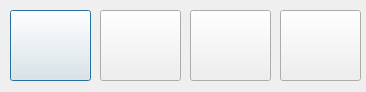
<?xml version="1.0" encoding="UTF-8"?>
<ui version="4.0">
 <class>Media</class>
 <widget class="QDialog" name="Media">
  <property name="geometry">
   <rect>
    <x>0</x>
    <y>0</y>
    <width>366</width>
    <height>92</height>
   </rect>
  </property>
  <property name="minimumSize">
   <size>
    <width>366</width>
    <height>92</height>
   </size>
  </property>
  <property name="maximumSize">
   <size>
    <width>366</width>
    <height>92</height>
   </size>
  </property>
  <property name="windowTitle">
   <string>Oficjalne Media</string>
  </property>
  <widget class="QPushButton" name="pushButton">
   <property name="geometry">
    <rect>
     <x>10</x>
     <y>10</y>
     <width>81</width>
     <height>71</height>
    </rect>
   </property>
   <property name="text">
    <string/>
   </property>
   <property name="icon">
    <iconset resource="Zdjecia.qrc">
     <normaloff>:/new/prefix1/Zdjecia/f164.png</normaloff>:/new/prefix1/Zdjecia/f164.png</iconset>
   </property>
   <property name="iconSize">
    <size>
     <width>64</width>
     <height>64</height>
    </size>
   </property>
  </widget>
  <widget class="QPushButton" name="pushButton_2">
   <property name="geometry">
    <rect>
     <x>100</x>
     <y>10</y>
     <width>81</width>
     <height>71</height>
    </rect>
   </property>
   <property name="text">
    <string/>
   </property>
   <property name="icon">
    <iconset resource="Zdjecia.qrc">
     <normaloff>:/new/prefix1/Zdjecia/124010.png</normaloff>:/new/prefix1/Zdjecia/124010.png</iconset>
   </property>
   <property name="iconSize">
    <size>
     <width>64</width>
     <height>64</height>
    </size>
   </property>
  </widget>
  <widget class="QPushButton" name="pushButton_3">
   <property name="geometry">
    <rect>
     <x>190</x>
     <y>10</y>
     <width>81</width>
     <height>71</height>
    </rect>
   </property>
   <property name="text">
    <string/>
   </property>
   <property name="icon">
    <iconset resource="Zdjecia.qrc">
     <normaloff>:/new/prefix1/Zdjecia/1590430652red-youtube-logo-png-xl.png</normaloff>:/new/prefix1/Zdjecia/1590430652red-youtube-logo-png-xl.png</iconset>
   </property>
   <property name="iconSize">
    <size>
     <width>64</width>
     <height>64</height>
    </size>
   </property>
  </widget>
  <widget class="QPushButton" name="pushButton_4">
   <property name="geometry">
    <rect>
     <x>280</x>
     <y>10</y>
     <width>81</width>
     <height>71</height>
    </rect>
   </property>
   <property name="text">
    <string/>
   </property>
   <property name="icon">
    <iconset resource="Zdjecia.qrc">
     <normaloff>:/new/prefix1/Zdjecia/twitter-logo-vector-png-clipart-1.png</normaloff>:/new/prefix1/Zdjecia/twitter-logo-vector-png-clipart-1.png</iconset>
   </property>
   <property name="iconSize">
    <size>
     <width>64</width>
     <height>64</height>
    </size>
   </property>
  </widget>
 </widget>
 <resources>
  <include location="Zdjecia.qrc"/>
  <include location="Zdjecia.qrc"/>
 </resources>
 <connections/>
</ui>
